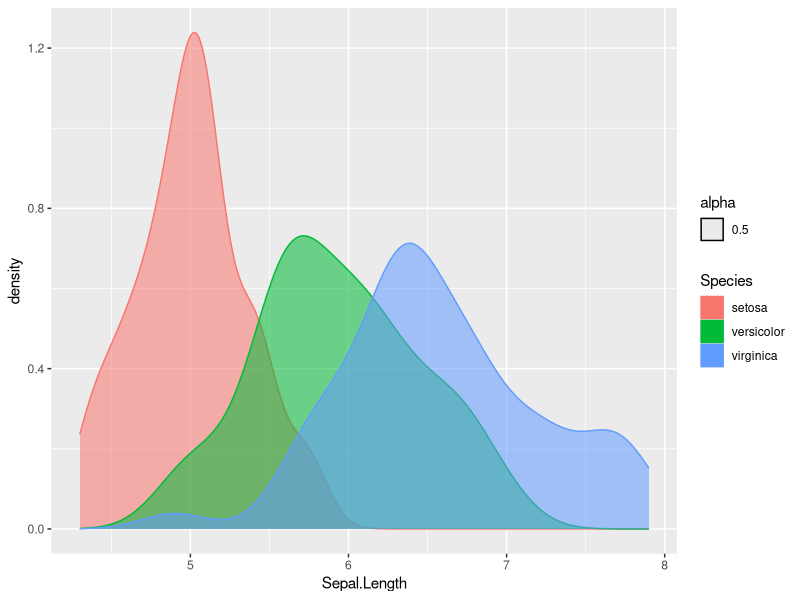

Source code (R):
## ---- chunk 1
library(tidyverse)

iris %>%  
  ggplot(aes(x=Sepal.Length)) + 
  geom_density(aes(color=Species,fill=Species,alpha=0.5))


